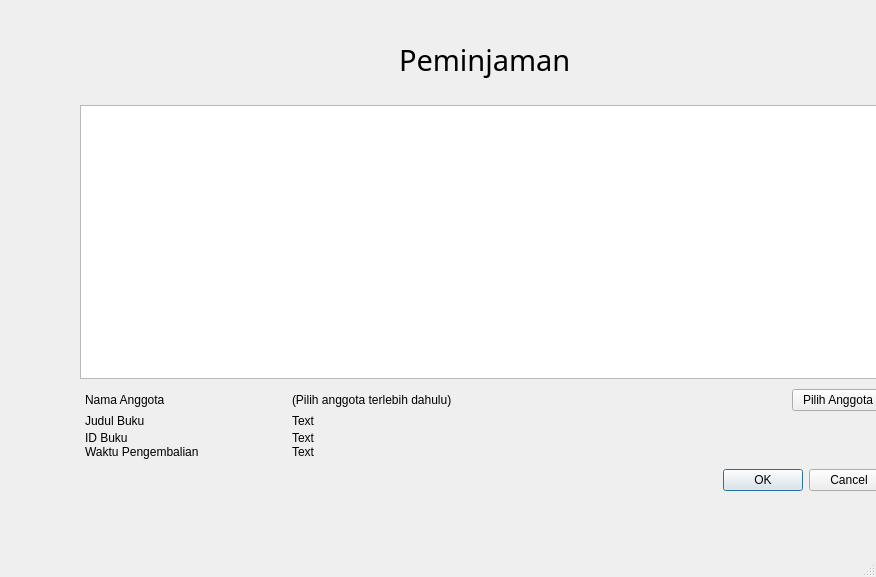
<?xml version="1.0" encoding="UTF-8"?>
<ui version="4.0">
 <class>inputPeminjaman</class>
 <widget class="QMainWindow" name="inputPeminjaman">
  <property name="geometry">
   <rect>
    <x>0</x>
    <y>0</y>
    <width>876</width>
    <height>577</height>
   </rect>
  </property>
  <property name="windowTitle">
   <string>MainWindow</string>
  </property>
  <property name="styleSheet">
   <string notr="true"/>
  </property>
  <widget class="QWidget" name="centralwidget">
   <widget class="QWidget" name="layoutWidget">
    <property name="geometry">
     <rect>
      <x>80</x>
      <y>40</y>
      <width>809</width>
      <height>451</height>
     </rect>
    </property>
    <layout class="QVBoxLayout" name="verticalLayout_2">
     <property name="spacing">
      <number>0</number>
     </property>
     <item>
      <layout class="QHBoxLayout" name="horizontalLayout_3">
       <property name="bottomMargin">
        <number>25</number>
       </property>
       <item>
        <spacer name="horizontalSpacer_3">
         <property name="orientation">
          <enum>Qt::Horizontal</enum>
         </property>
         <property name="sizeHint" stdset="0">
          <size>
           <width>40</width>
           <height>20</height>
          </size>
         </property>
        </spacer>
       </item>
       <item>
        <widget class="QLabel" name="label_3">
         <property name="font">
          <font>
           <family>SF Pro Bold</family>
           <pointsize>22</pointsize>
          </font>
         </property>
         <property name="text">
          <string>Peminjaman</string>
         </property>
        </widget>
       </item>
       <item>
        <spacer name="horizontalSpacer_2">
         <property name="orientation">
          <enum>Qt::Horizontal</enum>
         </property>
         <property name="sizeHint" stdset="0">
          <size>
           <width>40</width>
           <height>20</height>
          </size>
         </property>
        </spacer>
       </item>
      </layout>
     </item>
     <item>
      <widget class="QTableWidget" name="tableWidget"/>
     </item>
     <item>
      <layout class="QGridLayout" name="gridLayout" columnstretch="1,0,0,0">
       <property name="leftMargin">
        <number>5</number>
       </property>
       <property name="topMargin">
        <number>10</number>
       </property>
       <property name="rightMargin">
        <number>5</number>
       </property>
       <property name="bottomMargin">
        <number>10</number>
       </property>
       <item row="3" column="0">
        <widget class="QLabel" name="label_6">
         <property name="text">
          <string>Waktu Pengembalian </string>
         </property>
        </widget>
       </item>
       <item row="0" column="2">
        <widget class="QLabel" name="namaAnggota">
         <property name="minimumSize">
          <size>
           <width>500</width>
           <height>20</height>
          </size>
         </property>
         <property name="maximumSize">
          <size>
           <width>200</width>
           <height>20</height>
          </size>
         </property>
         <property name="text">
          <string>(Pilih anggota terlebih dahulu)</string>
         </property>
        </widget>
       </item>
       <item row="1" column="1">
        <spacer name="horizontalSpacer">
         <property name="orientation">
          <enum>Qt::Horizontal</enum>
         </property>
         <property name="sizeHint" stdset="0">
          <size>
           <width>40</width>
           <height>20</height>
          </size>
         </property>
        </spacer>
       </item>
       <item row="2" column="2">
        <widget class="QLabel" name="idBuku">
         <property name="text">
          <string>Text</string>
         </property>
        </widget>
       </item>
       <item row="1" column="2">
        <widget class="QLabel" name="judulBuku">
         <property name="text">
          <string>Text</string>
         </property>
        </widget>
       </item>
       <item row="2" column="0">
        <widget class="QLabel" name="label_4">
         <property name="text">
          <string>ID Buku </string>
         </property>
        </widget>
       </item>
       <item row="0" column="3">
        <widget class="QPushButton" name="pilihAnggota">
         <property name="text">
          <string>  Pilih Anggota  </string>
         </property>
        </widget>
       </item>
       <item row="3" column="2">
        <widget class="QLabel" name="waktuPengembalian">
         <property name="text">
          <string>Text</string>
         </property>
        </widget>
       </item>
       <item row="0" column="0">
        <widget class="QLabel" name="label">
         <property name="text">
          <string>Nama Anggota  </string>
         </property>
        </widget>
       </item>
       <item row="1" column="0">
        <widget class="QLabel" name="label_2">
         <property name="text">
          <string>Judul Buku </string>
         </property>
        </widget>
       </item>
      </layout>
     </item>
     <item>
      <widget class="QDialogButtonBox" name="confirmPeminjaman">
       <property name="standardButtons">
        <set>QDialogButtonBox::Cancel|QDialogButtonBox::Ok</set>
       </property>
      </widget>
     </item>
    </layout>
   </widget>
  </widget>
  <widget class="QMenuBar" name="menubar">
   <property name="geometry">
    <rect>
     <x>0</x>
     <y>0</y>
     <width>876</width>
     <height>22</height>
    </rect>
   </property>
  </widget>
  <widget class="QStatusBar" name="statusbar"/>
 </widget>
 <resources/>
 <connections/>
</ui>
